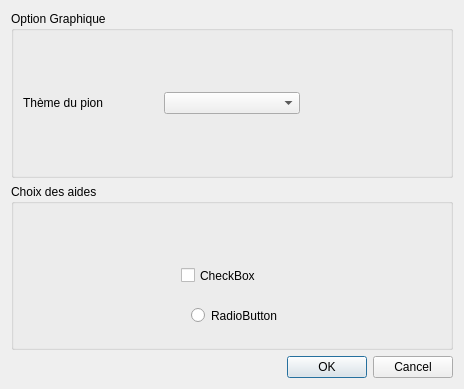
<?xml version="1.0" encoding="UTF-8"?>
<ui version="4.0">
 <class>Option</class>
 <widget class="QDialog" name="Option">
  <property name="geometry">
   <rect>
    <x>0</x>
    <y>0</y>
    <width>464</width>
    <height>389</height>
   </rect>
  </property>
  <property name="windowTitle">
   <string>Dialog</string>
  </property>
  <layout class="QGridLayout" name="gridLayout">
   <item row="0" column="0">
    <widget class="QGroupBox" name="groupBox">
     <property name="title">
      <string>Option Graphique</string>
     </property>
     <layout class="QHBoxLayout" name="horizontalLayout">
      <item>
       <widget class="QLabel" name="label">
        <property name="text">
         <string>Thème du pion</string>
        </property>
       </widget>
      </item>
      <item>
       <widget class="QComboBox" name="comboBox"/>
      </item>
      <item>
       <widget class="Pawn" name="optionPawn" native="true">
        <property name="minimumSize">
         <size>
          <width>45</width>
          <height>45</height>
         </size>
        </property>
       </widget>
      </item>
     </layout>
    </widget>
   </item>
   <item row="1" column="0">
    <widget class="QGroupBox" name="groupBox_2">
     <property name="title">
      <string>Choix des aides</string>
     </property>
     <widget class="QCheckBox" name="checkBox">
      <property name="geometry">
       <rect>
        <x>170</x>
        <y>80</y>
        <width>92</width>
        <height>23</height>
       </rect>
      </property>
      <property name="text">
       <string>CheckBox</string>
      </property>
     </widget>
     <widget class="QRadioButton" name="radioButton">
      <property name="geometry">
       <rect>
        <x>180</x>
        <y>120</y>
        <width>112</width>
        <height>23</height>
       </rect>
      </property>
      <property name="text">
       <string>RadioButton</string>
      </property>
     </widget>
    </widget>
   </item>
   <item row="2" column="0">
    <widget class="QDialogButtonBox" name="buttonBox">
     <property name="orientation">
      <enum>Qt::Horizontal</enum>
     </property>
     <property name="standardButtons">
      <set>QDialogButtonBox::Cancel|QDialogButtonBox::Ok</set>
     </property>
    </widget>
   </item>
  </layout>
 </widget>
 <customwidgets>
  <customwidget>
   <class>Pawn</class>
   <extends>QWidget</extends>
   <header>Pawn.h</header>
   <container>1</container>
  </customwidget>
 </customwidgets>
 <resources/>
 <connections>
  <connection>
   <sender>buttonBox</sender>
   <signal>accepted()</signal>
   <receiver>Option</receiver>
   <slot>accept()</slot>
   <hints>
    <hint type="sourcelabel">
     <x>248</x>
     <y>254</y>
    </hint>
    <hint type="destinationlabel">
     <x>157</x>
     <y>274</y>
    </hint>
   </hints>
  </connection>
  <connection>
   <sender>buttonBox</sender>
   <signal>rejected()</signal>
   <receiver>Option</receiver>
   <slot>reject()</slot>
   <hints>
    <hint type="sourcelabel">
     <x>316</x>
     <y>260</y>
    </hint>
    <hint type="destinationlabel">
     <x>286</x>
     <y>274</y>
    </hint>
   </hints>
  </connection>
 </connections>
</ui>
